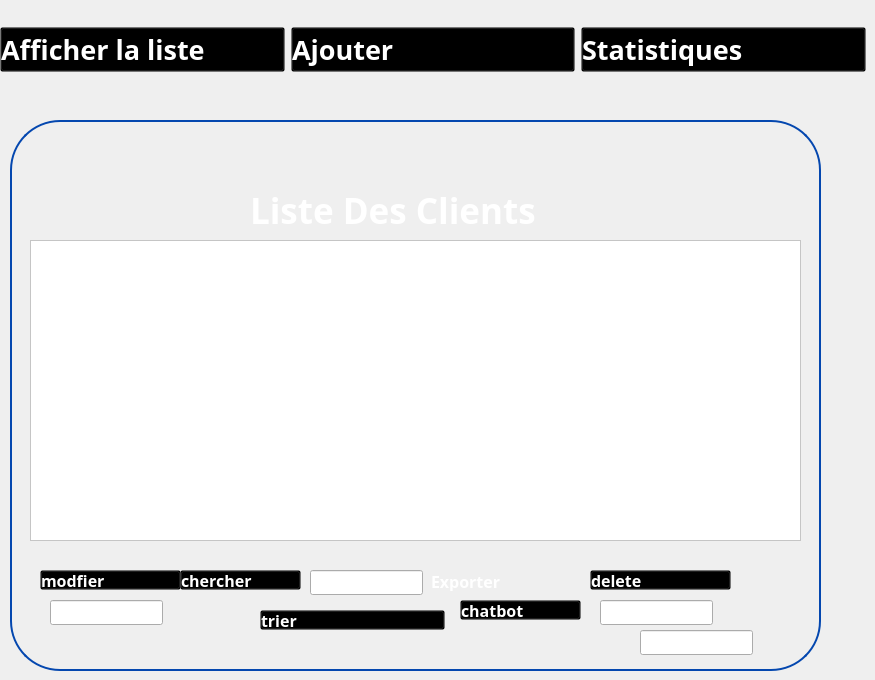
   <widget class="QWidget" name="listeclient">
    <widget class="QGroupBox" name="groupBox_34">
     <property name="geometry">
      <rect>
       <x>10</x>
       <y>120</y>
       <width>811</width>
       <height>551</height>
      </rect>
     </property>
     <property name="styleSheet">
      <string notr="true">
QGroupBox {
	border-radius:50px;
    border: 2px solid #0447AF; /* Red border */
}
</string>
     </property>
     <property name="title">
      <string/>
     </property>
     <widget class="QLabel" name="label_108">
      <property name="geometry">
       <rect>
        <x>120</x>
        <y>50</y>
        <width>81</width>
        <height>81</height>
       </rect>
      </property>
      <property name="text">
       <string/>
      </property>
      <property name="pixmap">
       <pixmap>:/Desktop/imageprojetcpp/gestion-de-projet.png</pixmap>
      </property>
      <property name="scaledContents">
       <bool>true</bool>
      </property>
     </widget>
     <widget class="QLabel" name="label_109">
      <property name="geometry">
       <rect>
        <x>240</x>
        <y>60</y>
        <width>441</width>
        <height>61</height>
       </rect>
      </property>
      <property name="font">
       <font>
        <family>Plus Jakarta Sans</family>
        <pointsize>26</pointsize>
        <weight>75</weight>
        <bold>true</bold>
       </font>
      </property>
      <property name="styleSheet">
       <string notr="true">color:white;
    background: transparent;
</string>
      </property>
      <property name="text">
       <string>Liste Des Clients</string>
      </property>
     </widget>
     <widget class="Line" name="line_50">
      <property name="geometry">
       <rect>
        <x>220</x>
        <y>570</y>
        <width>118</width>
        <height>3</height>
       </rect>
      </property>
      <property name="orientation">
       <enum>Qt::Horizontal</enum>
      </property>
     </widget>
     <widget class="QGroupBox" name="horizontalGroupBox_7">
      <property name="geometry">
       <rect>
        <x>410</x>
        <y>440</y>
        <width>207</width>
        <height>42</height>
       </rect>
      </property>
      <property name="styleSheet">
       <string notr="true">background:transparent;
border:transparent;</string>
      </property>
      <layout class="QHBoxLayout" name="horizontalLayout">
       <item>
        <widget class="QPushButton" name="pushButton_exportClient">
         <property name="font">
          <font>
           <family>Gill Sans MT</family>
           <pointsize>12</pointsize>
           <weight>75</weight>
           <bold>true</bold>
          </font>
         </property>
         <property name="styleSheet">
          <string notr="true">QPushButton:hover {
    color: red;
    background: transparent;
}

QPushButton {
    text-align: left;
    background: transparent;
    color: rgb(255,255,255);
}

</string>
         </property>
         <property name="text">
          <string>Exporter</string>
         </property>
         <property name="icon">
          <iconset>
           <normaloff>../../Bureau/imageprojetcpp/pdf.png</normaloff>../../Bureau/imageprojetcpp/pdf.png</iconset>
         </property>
         <property name="iconSize">
          <size>
           <width>20</width>
           <height>20</height>
          </size>
         </property>
        </widget>
       </item>
      </layout>
     </widget>
     <widget class="QTableView" name="tableView">
      <property name="geometry">
       <rect>
        <x>20</x>
        <y>120</y>
        <width>771</width>
        <height>301</height>
       </rect>
      </property>
      <property name="styleSheet">
       <string notr="true">background:white;
color:black;</string>
      </property>
     </widget>
     <widget class="QPushButton" name="pushButton_supprimer">
      <property name="geometry">
       <rect>
        <x>580</x>
        <y>450</y>
        <width>141</width>
        <height>20</height>
       </rect>
      </property>
      <property name="font">
       <font>
        <family>Gill Sans MT</family>
        <pointsize>12</pointsize>
        <weight>75</weight>
        <bold>true</bold>
       </font>
      </property>
      <property name="styleSheet">
       <string notr="true">QPushButton:hover {
    color: red;
    background: transparent;
}

QPushButton {
    text-align: left;
    background: transparent;
    color: rgb(255,255,255);
}

</string>
      </property>
      <property name="text">
       <string>delete</string>
      </property>
      <property name="icon">
       <iconset>
        <normaloff>../../Bureau/imageprojetcpp/crayon.png</normaloff>../../Bureau/imageprojetcpp/crayon.png</iconset>
      </property>
      <property name="iconSize">
       <size>
        <width>20</width>
        <height>20</height>
       </size>
      </property>
     </widget>
     <widget class="QLineEdit" name="lineEdit_4">
      <property name="geometry">
       <rect>
        <x>590</x>
        <y>480</y>
        <width>113</width>
        <height>25</height>
       </rect>
      </property>
     </widget>
     <widget class="QPushButton" name="pushButton_modifier">
      <property name="geometry">
       <rect>
        <x>30</x>
        <y>450</y>
        <width>141</width>
        <height>20</height>
       </rect>
      </property>
      <property name="font">
       <font>
        <family>Gill Sans MT</family>
        <pointsize>12</pointsize>
        <weight>75</weight>
        <bold>true</bold>
       </font>
      </property>
      <property name="styleSheet">
       <string notr="true">QPushButton:hover {
    color: red;
    background: transparent;
}

QPushButton {
    text-align: left;
    background: transparent;
    color: rgb(255,255,255);
}

</string>
      </property>
      <property name="text">
       <string>modfier</string>
      </property>
      <property name="icon">
       <iconset>
        <normaloff>../../Bureau/imageprojetcpp/crayon.png</normaloff>../../Bureau/imageprojetcpp/crayon.png</iconset>
      </property>
      <property name="iconSize">
       <size>
        <width>20</width>
        <height>20</height>
       </size>
      </property>
     </widget>
     <widget class="QLineEdit" name="lineEdit_10">
      <property name="geometry">
       <rect>
        <x>40</x>
        <y>480</y>
        <width>113</width>
        <height>25</height>
       </rect>
      </property>
     </widget>
     <widget class="QLineEdit" name="lineEdit_search_cl">
      <property name="geometry">
       <rect>
        <x>300</x>
        <y>450</y>
        <width>113</width>
        <height>25</height>
       </rect>
      </property>
     </widget>
     <widget class="QPushButton" name="pushButton_trier_client">
      <property name="geometry">
       <rect>
        <x>250</x>
        <y>490</y>
        <width>185</width>
        <height>20</height>
       </rect>
      </property>
      <property name="font">
       <font>
        <family>Gill Sans MT</family>
        <pointsize>12</pointsize>
        <weight>75</weight>
        <bold>true</bold>
       </font>
      </property>
      <property name="styleSheet">
       <string notr="true">QPushButton:hover {
    color: red;
    background: transparent;
}

QPushButton {
    text-align: left;
    background: transparent;
    color: rgb(255,255,255);
}

</string>
      </property>
      <property name="text">
       <string>trier</string>
      </property>
      <property name="icon">
       <iconset>
        <normaloff>../../Bureau/imageprojetcpp/pdf.png</normaloff>../../Bureau/imageprojetcpp/pdf.png</iconset>
      </property>
      <property name="iconSize">
       <size>
        <width>20</width>
        <height>20</height>
       </size>
      </property>
     </widget>
     <widget class="QPushButton" name="pushButton_chercher_client">
      <property name="geometry">
       <rect>
        <x>170</x>
        <y>450</y>
        <width>121</width>
        <height>20</height>
       </rect>
      </property>
      <property name="font">
       <font>
        <family>Gill Sans MT</family>
        <pointsize>12</pointsize>
        <weight>75</weight>
        <bold>true</bold>
       </font>
      </property>
      <property name="styleSheet">
       <string notr="true">QPushButton:hover {
    color: red;
    background: transparent;
}

QPushButton {
    text-align: left;
    background: transparent;
    color: rgb(255,255,255);
}

</string>
      </property>
      <property name="text">
       <string>chercher</string>
      </property>
      <property name="icon">
       <iconset>
        <normaloff>../../Bureau/imageprojetcpp/pdf.png</normaloff>../../Bureau/imageprojetcpp/pdf.png</iconset>
      </property>
      <property name="iconSize">
       <size>
        <width>20</width>
        <height>20</height>
       </size>
      </property>
     </widget>
     <widget class="QPushButton" name="pushButton_chatbot">
      <property name="geometry">
       <rect>
        <x>450</x>
        <y>480</y>
        <width>121</width>
        <height>20</height>
       </rect>
      </property>
      <property name="font">
       <font>
        <family>Gill Sans MT</family>
        <pointsize>12</pointsize>
        <weight>75</weight>
        <bold>true</bold>
       </font>
      </property>
      <property name="styleSheet">
       <string notr="true">QPushButton:hover {
    color: red;
    background: transparent;
}

QPushButton {
    text-align: left;
    background: transparent;
    color: rgb(255,255,255);
}

</string>
      </property>
      <property name="text">
       <string>chatbot</string>
      </property>
      <property name="icon">
       <iconset>
        <normaloff>../../Bureau/imageprojetcpp/pdf.png</normaloff>../../Bureau/imageprojetcpp/pdf.png</iconset>
      </property>
      <property name="iconSize">
       <size>
        <width>20</width>
        <height>20</height>
       </size>
      </property>
     </widget>
     <widget class="QLineEdit" name="lineEdit_15">
      <property name="geometry">
       <rect>
        <x>630</x>
        <y>510</y>
        <width>113</width>
        <height>25</height>
       </rect>
      </property>
     </widget>
     <widget class="QLabel" name="originalImageLabel_2">
      <property name="geometry">
       <rect>
        <x>150</x>
        <y>550</y>
        <width>69</width>
        <height>20</height>
       </rect>
      </property>
      <property name="text">
       <string>TextLabel</string>
      </property>
     </widget>
    </widget>
    <widget class="QWidget" name="horizontalLayoutWidget_21">
     <property name="geometry">
      <rect>
       <x>0</x>
       <y>10</y>
       <width>866</width>
       <height>80</height>
      </rect>
     </property>
     <layout class="QHBoxLayout" name="horizontalLayout_26">
      <item>
       <widget class="QPushButton" name="pushButton_141">
        <property name="font">
         <font>
          <family>Gill Sans MT</family>
          <pointsize>20</pointsize>
          <weight>75</weight>
          <bold>true</bold>
         </font>
        </property>
        <property name="styleSheet">
         <string notr="true">QPushButton:hover {
    color: blue;
    background: transparent;
}

QPushButton {
    text-align: left;
    background: transparent;
    color: rgb(255,255,255);
}
</string>
        </property>
        <property name="text">
         <string>Afficher la liste</string>
        </property>
        <property name="icon">
         <iconset>
          <normaloff>../../Bureau/imageprojetcpp/liste-de-controle.png</normaloff>../../Bureau/imageprojetcpp/liste-de-controle.png</iconset>
        </property>
        <property name="iconSize">
         <size>
          <width>50</width>
          <height>46</height>
         </size>
        </property>
       </widget>
      </item>
      <item>
       <widget class="QPushButton" name="pushButton_142">
        <property name="font">
         <font>
          <family>Gill Sans MT</family>
          <pointsize>20</pointsize>
          <weight>75</weight>
          <bold>true</bold>
         </font>
        </property>
        <property name="styleSheet">
         <string notr="true">QPushButton:hover {
    color: blue;
    background: transparent;
}

QPushButton {
    text-align: left;
    background: transparent;
    color: rgb(255,255,255);
}
</string>
        </property>
        <property name="text">
         <string>Ajouter </string>
        </property>
        <property name="icon">
         <iconset>
          <normaloff>../../Bureau/imageprojetcpp/image (3).png</normaloff>../../Bureau/imageprojetcpp/image (3).png</iconset>
        </property>
        <property name="iconSize">
         <size>
          <width>50</width>
          <height>46</height>
         </size>
        </property>
       </widget>
      </item>
      <item>
       <widget class="QPushButton" name="pushButton_143">
        <property name="font">
         <font>
          <family>Gill Sans MT</family>
          <pointsize>20</pointsize>
          <weight>75</weight>
          <bold>true</bold>
         </font>
        </property>
        <property name="styleSheet">
         <string notr="true">QPushButton:hover {
    color: blue;
    background: transparent;
}

QPushButton {
    text-align: left;
    background: transparent;
    color: rgb(255,255,255);
}

</string>
        </property>
        <property name="text">
         <string>Statistiques</string>
        </property>
        <property name="icon">
         <iconset>
          <normaloff>../../Bureau/imageprojetcpp/image (2).png</normaloff>../../Bureau/imageprojetcpp/image (2).png</iconset>
        </property>
        <property name="iconSize">
         <size>
          <width>50</width>
          <height>46</height>
         </size>
        </property>
       </widget>
      </item>
     </layout>
    </widget>
   </widget>
